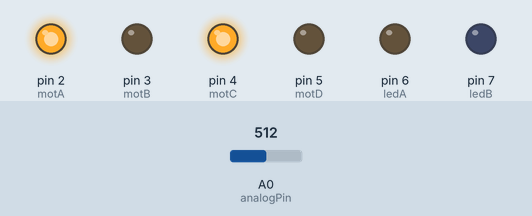
This sketch was run on a simulated Arduino Uno, built with avr-gcc and run on an emulated ATmega328P. On the bench: output pins drawn as LEDs (lit = HIGH). Inputs (shaded band) come from the test bench; at power-on: A0 (analogPin) = 512. What the sketch prints to the serial monitor is not drawn.

Above: at 1.2 s.
1.3 s: A0 (analogPin) set to 35
4.3 s: A0 (analogPin) set to 27
At 6.8 s:
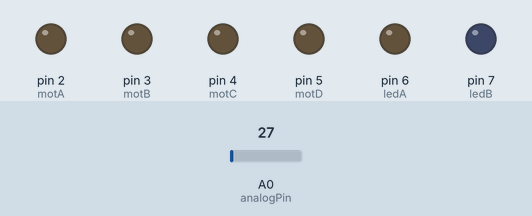
7.3 s: A0 (analogPin) set to 122
At 9.1 s:
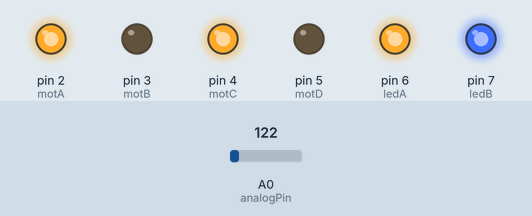
10.3 s: A0 (analogPin) set to 20
At 13.6 s:
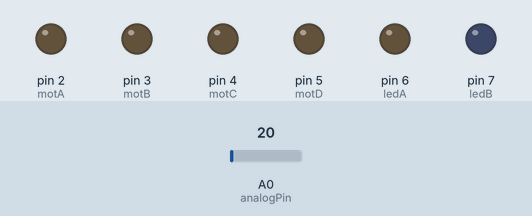
Timing chart, 0 to 14.3 s (numbered marks = the images above; inputs shaded):
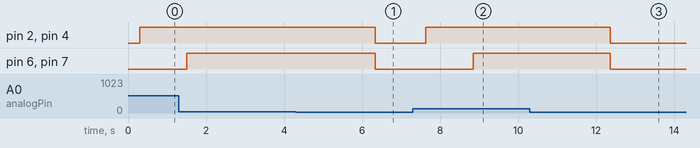

The sketch:

horse_v0.4.ino
```cpp
int analogPin = A0;     //정도를 측정할 센서의 핀 번호 analog pin 0
                        // outside leads to ground and +5V
int motA = 2;
int motB = 3;
int motC = 4;
int motD = 5;
int ledA = 6;
int ledB = 7;

int val = 0;              // 진동 정도의 값
int time = 0;             // when it doesn't operate. 시간을 가게할 때 쓸 인티저
int count = 0;            // count val number over '100'


void setup() {

  pinMode(motA, OUTPUT);
  pinMode(motB, OUTPUT);
  pinMode(motC, OUTPUT);
  pinMode(motD, OUTPUT);
  pinMode(ledA, OUTPUT);
  pinMode(ledB, OUTPUT);
  Serial.begin(9600);               //  setup serial
}

void loop() {

  val = analogRead(analogPin);
  Serial.println(val);              //  debug value
  time ++;                          //시간을 가게한다


      if(time > 20)                 //진동이 시간 20동안만큼 없으면
      {
        Serial.println("reset");
        time = 0;                   //시간 초기화
        count = 0;                  //count 초기화
      }

      if (count == 0)               // time이 0이면 mot, led가 모두 멈추게 한다.
      {
        analogWrite(motA, 0);
        analogWrite(motB, 0);
        analogWrite(motC, 0);
        analogWrite(motD, 0);
        digitalWrite(ledA, LOW);    // 처음엔 LED 꺼짐
        digitalWrite(ledB, LOW);
      }

      //사운드 발생시
      if (val > 30)
      {
        Serial.println("val값이 40이상");
        count++;
        time = 0;
      }

      delay(100);

      //작동범위
      int moveRange1 = 3;
      int moveRange2 = 15;

      if ((count >= moveRange1) && (count < moveRange2))
      {
        Serial.println("모터작동");
        analogWrite(motA, 200);
        analogWrite(motB, 0);
        analogWrite(motC, 200);
        analogWrite(motD, 0);
        digitalWrite(ledA, LOW);
        digitalWrite(ledB, LOW);
      }
     else if (count >= moveRange2)
      {
        Serial.println("눈에 LED");
        analogWrite(motA, 200);
        analogWrite(motB, 0);
        analogWrite(motC, 200);
        analogWrite(motD, 0);
        digitalWrite(ledA, HIGH);
        digitalWrite(ledB, HIGH);
      }
}
```

Measured:
- the behaviour switches between 31 and 30 on A0 (analogPin) (found by bisection; images 0 and 1)
- after the input at 4.3 s, pin 2 (motA), pin 4 (motC), pin 6 (ledA), pin 7 (ledB): HIGH → LOW after 2.0 s
- after the input at 7.3 s, pin 2 (motA), pin 4 (motC): LOW → HIGH after 0.34 s; pin 6 (ledA), pin 7 (ledB): LOW → HIGH after 1.5 s
- after the input at 10.3 s, pin 2 (motA), pin 4 (motC), pin 6 (ledA), pin 7 (ledB): HIGH → LOW after 2.1 s
